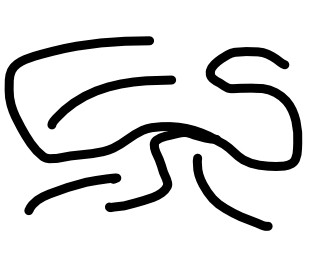
#> input picture W01.P1.bug_search/images/maze_0.png, 320 x 256 px
$ jupyter execute --allow-errors P1_bug_search.ipynb
#> lines starting #> are read from the running program, lines starting #| are printed output that depends on the picture; after the words box and inside, x2 and y2 are one past the last pixel; in counts of white or black regions, pixels touching at a corner belong together
# P1S: Bug Algorithms and State Space Search

This is the first assignment you will be asked to complete in the course. **Feel free to write up your solution in whatever format you like—e.g., in Microsoft Word or similar**—though if you've never tried it, I recommend that you try to learn LaTeX, the typesetting language. You can find the template [on Overleaf](https://www.overleaf.com/latex/templates/preparation-of-papers-for-ieee-sponsored-conferences-and-symposia/zfnqfzzzxghk); Overleaf is an online LaTeX editor with a free tier, so feel free to use that service to compose your writeups. It is perhaps the easiest option, particularly if you are not as familiar with LaTeX. While there is no space limit, please try to keep your plots compact so that they do not consume an enormous amount of space; mostly this helps readability (and therefore grading). You are allowed to work in small groups (2 or 3 students), but your solutions and your writeup should be your own.

I expect that your solutions will be written clearly; you should be trying to convince me through your writing that you have implemented and understand the algorithms. You should write in full sentences. It is not necessary to include paragraphs of text or supporting evidence, though you should feel free to add more detail when appropriate if you do not believe that your solutions as they exist are comprehensive (or are unsure if it they are correct and are seeking partial credit, since this helps us better identify where you may have made mistakes).

**I have tried my best to clearly mark PLOTS, IMAGES, QUESTION, etc., which are the items we are specifically looking for in your writeup.** These are the things we expect to see and will be used to evaluate your grade. For example, if a line is marked **PLOT**, we expect to see a plot for that particular objective in the writeup. The only exception is **TASK**, which is only there to highlight what you will need to accomplish as a prerequisite for other deliverables.

Questions are not all of equal weight, though we try to balance them so that each has value roughly comparable to how much time we expect each to take. I will discuss my grading scheme in the lectures and again once the first assignments are returned.

**You should submit both the PDF of your writeup and a .zip file containing your code (which may be a modified form of the assigned Jupyter notebook) on Canvas.** You should not include code snippets in your writeup unless it is explicitly asked for or you think it helps you explain your results or answer the question. We will not likely execute your code unless we are skeptical for academic integrity reasons. We may also use your code to evaluate partial credit on multi-part assignments.

## P1.1 Bug Algorithms

In class, I provided you with a (partial) implementation of the Bug 0 algorithm. Here we'll build on that implementation and implement Bug 1 and Bug 2, as discussed during the first lecture.

### P1.1.1 Running Bug 0

To get started, make sure that you can run the Bug 0 algorithm, which we discussed in class, on some starter maps. I have provided some starter code (which you probably shouldn't modify) and some plotting code in the following code blocks. Run these:

[cell 1]
# Starter code (modification not recommended)
import matplotlib.pyplot as plt
import numpy as np

OBSTACLE = 1
FREE = 0

rotate_cw_mat = np.array([[0, 1], [-1, 0]])
rotate_ccw_mat = np.array([[0, -1], [1, 0]])
rotate_ccw_mat_45 = np.array([[1, -1], [1, 1]]) / np.sqrt(2)


class BugRobot(object):
    def __init__(self, position, orientation):
        self.position = position
        self.orientation = orientation

    def _move_forward(self):
        self.position += self.orientation

    def _turn_out(self):
        self.orientation = rotate_ccw_mat @ self.orientation

    def _turn_out_45(self):
        self.orientation = np.round(rotate_ccw_mat_45 @ self.orientation).astype(int)

    def _turn_in(self):
        self.orientation = rotate_cw_mat @ self.orientation

    def is_on_line(self, line):
        manhattan_dist = np.abs(line[0] - self.position[0]) + np.abs(
            line[1] - self.position[1]
        )
        return np.min(manhattan_dist) < 0.5

    def follow_line(self, grid, line, goal=None):
        manhattan_dist = np.abs(line[0] - self.position[0]) + np.abs(
            line[1] - self.position[1]
        )
        ind = np.argwhere(manhattan_dist < 0.5)[0]

        # If reached the end, stop
        if ind == line.shape[1] - 1:
            return False

        # Move if possible
        if goal is not None:
            if np.linalg.norm(self.position - goal) > np.linalg.norm(
                line[:, ind + 1].T[0] - goal
            ):
                next_pos = line[:, ind + 1].T[0]
            else:
                next_pos = line[:, ind - 1].T[0]
        else:
            next_pos = line[:, ind + 1].T[0]
        orientation = next_pos.T - self.position
        self.orientation = np.array([round(orientation[0]), round(orientation[1])])
        if grid[next_pos[0], next_pos[1]] == OBSTACLE:
            return True
        else:
            self._move_forward()
            return False

    def follow_object(self, grid):
        p = self.position
        of = self.orientation
        ocw = rotate_cw_mat @ of
        occw = rotate_ccw_mat @ of

        is_wall_ahead = grid[p[0] + of[0], p[1] + of[1]] == OBSTACLE
        is_wall_side = grid[p[0] + ocw[0], p[1] + ocw[1]] == OBSTACLE

        if is_wall_ahead:
            # Turn out
            self._turn_out()
            self.follow_object(grid)
            # Correction if previous step was diagonal
            if sum(abs(self.orientation)) > 1:
                self._turn_out_45()
        elif is_wall_side:
            # Follow
            self._move_forward()
        else:
            # Turn in and move
            self._turn_in()
            self._move_forward()

            import numpy as np


def bresenham_points(start, target, scale=1, do_floor=True):
    """Get the points along a line using Bresenham's Algorithm.
    Using Bresenham's algorithm, this function returns a list of points foom the
    starting location to the target location. An optional scale argument can be
    passed to compute points at a fractional grid resolution. For example, if
    requesting the points between start=[0.0, 0.9] and target=[5.0, 1.9], we
    might want the line to "jump" earlier. Using scale=2 allows us to accomplish
    this:
    >>> bresenham_points(start=[0.0, 0.9], target=[5.0, 1.9], \
                         scale=1, do_floor=True)
    array([[0, 1, 2, 3, 4, 5],
           [0, 0, 0, 1, 1, 1]])
    >>> bresenham_points(start=[0.0, 0.9], target=[5.0, 1.9], \
                         scale=2, do_floor=True)
    array([[0, 1, 2, 3, 4, 5],
           [0, 1, 1, 1, 1, 1]])
    If the values are not "floored", all the sub-pixel point are returned:
    >>> bresenham_points(start=[0.0, 0.9], target=[5.0, 1.9], \
                         scale=2, do_floor=False)
    array([[ 0. ,  0.5,  1. ,  1.5,  2. ,  2.5,  3. ,  3.5,  4. ,  4.5,  5. ],
           [ 0.5,  0.5,  0.5,  1. ,  1. ,  1. ,  1. ,  1. ,  1.5,  1.5,  1.5]])
    Args:
        start (2x float): 2D starting point
        target (2x float): 2D ending point
        scale (int): Optional sub-pixel scale argument
        do_floor (Bool): Optional argument to return integer coordinates
            or fractional coordinages (for scale != 1)
    Returns: 2xN numpy array of N coordinates corresponding to points given by
        Bresenham's algorithm. (This includes the endpoints start and target.)
    """

    # Convert to integers
    upscaled_start_int = [int(scale * start[0]), int(scale * start[1])]
    upscaled_target_int = [int(scale * target[0]), int(scale * target[1])]

    upscaled_point = upscaled_start_int

    dx = upscaled_target_int[0] - upscaled_start_int[0]
    xstep = 1
    if dx < 0:
        dx = -dx
        xstep = -1

    dy = upscaled_target_int[1] - upscaled_start_int[1]
    ystep = 1
    if dy < 0:
        dy = -dy
        ystep = -1

    if dx == 0:
        # Vertical
        upsampled_points = np.zeros([2, dy + 1])
        for ii in range(dy + 1):
            upsampled_points[0, ii] = upscaled_point[0]
            upsampled_points[1, ii] = upscaled_point[1]
            upscaled_point[1] += ystep
    elif dy == 0:
        # Horizontal
        upsampled_points = np.zeros([2, dx + 1])
        for ii in range(dx + 1):
            upsampled_points[0, ii] = upscaled_point[0]
            upsampled_points[1, ii] = upscaled_point[1]
            upscaled_point[0] += xstep
    elif dx > dy:
        n = dx
        dy += dy
        e = dy - dx
        dx += dx

        upsampled_points = np.zeros([2, n + 1])
        for ii in range(n + 1):
            upsampled_points[0, ii] = upscaled_point[0]
            upsampled_points[1, ii] = upscaled_point[1]
            if e >= 0:
                upscaled_point[1] += ystep
                e -= dx
            e += dy
            upscaled_point[0] += xstep
    else:
        n = dy
        dx += dx
        e = dx - dy
        dy += dy

        upsampled_points = np.zeros([2, n + 1])
        for ii in range(n + 1):
            upsampled_points[0, ii] = upscaled_point[0]
            upsampled_points[1, ii] = upscaled_point[1]
            if e >= 0:
                upscaled_point[0] += xstep
                e -= dy
            e += dx
            upscaled_point[1] += ystep

    # Now return the collision state and the current pose
    points = 1.0 * upsampled_points / scale

    if do_floor is True:
        points = points.astype(int)
        indices = np.unique(points, axis=1, return_index=True)[1]
        points = np.array([points[:, ind] for ind in sorted(indices)]).T

    return points


def manhattan_path_length(path):
    return sum(np.linalg.norm(path[:, 1:] - path[:, :-1], ord=1, axis=0))


def plot_scene(ax, grid, robot=None, line=None, path=None):
    ax.imshow(1 - grid, cmap="gray", vmin=0, vmax=1)
    if line is not None:
        ax.plot(line[1], line[0], ".")

    if path is not None:
        num_points = path.shape[1]
        ax.scatter(
            path[1, ::-1],
            path[0, ::-1],
            c=range(num_points),
            s=np.linspace(4, 2, num=num_points) ** 2,
        )

    if robot is not None:
        plt.plot(robot.position[1], robot.position[0], "x")


def make_simple_grid():
    grid = np.zeros((30, 30))
    grid[10:15, 10:15] = OBSTACLE
    grid[14:20, 12:14] = OBSTACLE

    return grid


def make_hook_grid():
    grid = np.zeros((30, 30))
    grid[5:7, 14:26] = OBSTACLE  # Topmost bar
    grid[10:12, 10:20] = OBSTACLE  # Upper bar
    grid[10:24, 10:12] = OBSTACLE  # Bottom bar
    grid[20:24, 10:23] = OBSTACLE  # Left bar
    grid[7:24, 23:26] = OBSTACLE  # Right bar
    grid = grid[:, ::-1]

    return grid

[cell 2]
# Bug 0 (incomplete)


def bug_0(grid, start, goal, verbose=False, max_steps=1000):
    all_positions = []
    line = bresenham_points(start, goal)
    robot = BugRobot(position=start, orientation=np.array([1, 0]))

    follow_line = True
    for _ in range(max_steps):
        all_positions.append(robot.position.copy())
        if verbose:
            print(
                f"Position: {robot.position} | "
                f"Orientation: {robot.orientation} | "
                f"Is On Line: {robot.is_on_line(line)}"
            )

        if follow_line:
            # Follow the line until we cannot
            did_encounter_obstacle = robot.follow_line(grid, line)
            if did_encounter_obstacle:
                follow_line = False
        else:
            # Follow the object until we encounter
            robot.follow_object(grid)
            if robot.is_on_line(line):
                follow_line = True

        if (robot.position == goal).all():
            break

    return np.array(all_positions).T


# Plotting Code
plt.figure(dpi=125)

# - Simple Grid + Bug 0
plt.subplot(1, 2, 1)
grid = make_simple_grid()
start = np.array([3, 12])
goal = np.array([25, 8])
path = bug_0(grid, start, goal, verbose=False)
plot_scene(plt.gca(), grid, path=path)
plt.title(f"Bug 0: Simple Grid [d={int(manhattan_path_length(path))}]")
print(f"Travel Distance (Manhattan Norm) [simple]: {int(manhattan_path_length(path))}")

# - Hook Grid + Bug 0
plt.subplot(1, 2, 2)
grid = make_hook_grid()
start = np.array([3, 14])
goal = np.array([15, 14])
path = bug_0(grid, start, goal, verbose=False)
plot_scene(plt.gca(), grid, path=path)
plt.title(f"Bug 0: Hook Grid [d={int(manhattan_path_length(path))}]")
print(f"Travel Distance (Manhattan Norm) [hook]: {int(manhattan_path_length(path))}")

plt.show()
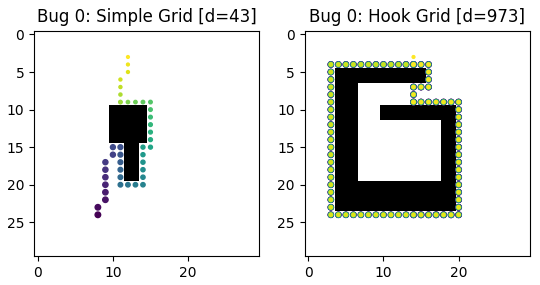
#> figure drawn by matplotlib, 2 panels

**PLOT** Include these two plots in your writeup.

**QUESTION** [2-3 sentences] (Include the answer in your writeup.) The path length in the Hook Grid example is very long and does not reach the goal. Briefly describe why this has occurred.

### P1.1.2 Bug 1

Implement Bug 1 and run the plotting code following it (see the next 2 code blocks). *Note*: I have given you some starter code down below that includes some structure for how the Bug 1 code should look. I have added comments and `NotImplementedError` messages to indicate where you should add new code. Be sure to take a look back at the lecture slides and pseudocode if you have trouble understanding what's going on. Also, notice that whenever you want to store `robot.position`, you must `copy()` it first; remembering this will help to avoid issues later on.

[cell 3]
# Starter code for P1.1 (Bug 1)
def bug_1(grid, start, goal, verbose=False, max_steps=1000):
    all_positions = []
    line = bresenham_points(start, goal)
    robot = BugRobot(position=start, orientation=np.array([1, 0]))

    follow_line = True
    looping_back = False
    for _ in range(max_steps):
        all_positions.append(robot.position.copy())

        # Break when we reach the goal
        if (robot.position == goal).all():
            break

        if verbose:
            print(
                f"Position: {robot.position} | "
                f"Orientation: {robot.orientation} | "
                f"Is On Line: {robot.is_on_line(line)}"
            )

        if follow_line:
            # Follow the line until we cannot
            did_encounter_obstacle = robot.follow_line(grid, line)
            if did_encounter_obstacle:
                follow_line = False
                # The robot remembers where it started.
                obstacle_start_position = robot.position.copy()
                obstacle_closest_position = robot.position.copy()
        elif looping_back:
            # Follow the object until we reach the closest point
            # and recompute the line.
            robot.follow_object(grid)
            if (robot.position == obstacle_closest_position).all():  # When should you stop looping back around the object and follow the line again?
                line = bresenham_points(robot.position, goal)
                looping_back = False
                follow_line = True
        else:
            # Follow the object until we loop back to our start position
            # Then set 'looping_back' to True
            robot.follow_object(grid)

            if np.linalg.norm(robot.position - goal) < np.linalg.norm(obstacle_closest_position - goal):
                obstacle_closest_position = robot.position.copy()

            if (robot.position == obstacle_start_position).all():
                if (obstacle_closest_position == obstacle_start_position).all():
                    obstacle_closest_position = robot.position.copy()
                    break #early termination if the closest position is the same as the start position
                looping_back = True


            #raise NotImplementedError(
               # "The bug 'remembers' the closest position here.Be sure to update it."
            #)
            #raise NotImplementedError(
              #  "When should we set 'looping back' to True? "
               # "This indicated when the robot is headed back around "
               # "again to return to the closest point."
            #)

    return np.array(all_positions).T

[cell 4]
# Plotting Code

from PIL import Image
import numpy as np
import matplotlib.pyplot as plt


def load_image(filepath):
    """Loads an image into a numpy array.
    Note: image will have 3 color channels [r, g, b]."""
    img = Image.open(filepath)
    return (np.asarray(img).astype(float) / 255)[:, :, :3]


plt.figure(dpi=150, figsize=(8, 8))

# - Simple Grid + Bug 1
plt.subplot(2, 2, 1)
grid = make_simple_grid()
start = np.array([3, 12])
goal = np.array([25, 8])
path = bug_1(grid, start, goal, verbose=False)
plot_scene(plt.gca(), grid, path=path)
plt.title(f"Bug 1: Simple Grid [d={int(manhattan_path_length(path))}]")
print(f"Travel Distance (Manhattan Norm) [simple]: {int(manhattan_path_length(path))}")

# - Hook Grid + Bug 1
plt.subplot(2, 2, 2)
grid = make_hook_grid()
start = np.array([3, 14])
goal = np.array([15, 14])
path = bug_1(grid, start, goal, verbose=False)
plot_scene(plt.gca(), grid, path=path)
plt.title(f"Bug 1: Hook Grid [d={int(manhattan_path_length(path))}]")
print(f"Travel Distance (Manhattan Norm) [hook]: {int(manhattan_path_length(path))}")

# - Maze 0 + Bug 1
plt.subplot(2, 2, 3)
grid = (load_image("images/maze_0.png")[:, :, 0] < 0.5).astype(int)
#> in load_image, img is the input picture: PIL image 320x256 RGB; min 0, max 255, mean 219.5
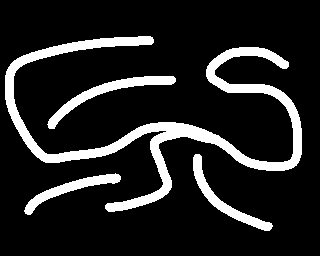
#> grid: shape (256, 320) int64; values 0 (black) and 1 (white), 13.9% white; 4 white regions, box (x1, y1, x2, y2) and area: (5, 36, 302, 212) 8166, (47, 76, 176, 129) 1252, (193, 154, 273, 231) 1031, (24, 173, 121, 215) 938
start = np.array([10, 10])
goal = np.array([190, 190])
path = bug_1(grid, start, goal, verbose=False, max_steps=10000)
plot_scene(plt.gca(), grid, path=path)
plt.title(f"Bug 1: Maze 0 [d={int(manhattan_path_length(path))}]")
print(f"Travel Distance (Manhattan Norm) [maze 0]: {int(manhattan_path_length(path))}")
#| Travel Distance (Manhattan Norm) [maze 0]: 3832

# - Maze 1 + Bug 1
plt.subplot(2, 2, 4)
grid = (load_image("images/maze_1.png")[:, :, 0] < 0.5).astype(int)
#> call 2 of load_image, with filepath = 'images/maze_1.png'
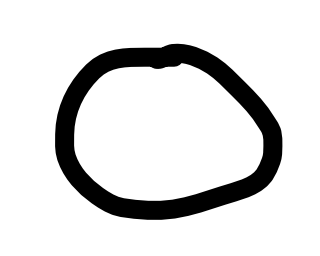
#> input picture W01.P1.bug_search/images/maze_1.png, 320 x 256 px
#> in load_image, img is the input picture: PIL image 320x256 RGB; min 0, max 255, mean 220.3
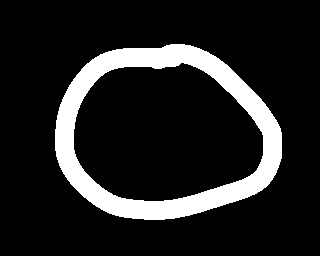
#> grid: shape (256, 320) int64; values 0 (black) and 1 (white), 13.6% white; 1 white region, box (x1, y1, x2, y2) and area: (55, 44, 282, 220) 11130
start = np.array([10, 10])
goal = np.array([150, 150])
path = bug_1(grid, start, goal, verbose=False, max_steps=10000)
plot_scene(plt.gca(), grid, path=path)
plt.title(f"Bug 1: Maze 1 [d={int(manhattan_path_length(path))}]")
print(f"Travel Distance (Manhattan Norm) [maze 1]: {int(manhattan_path_length(path))}")
#| Travel Distance (Manhattan Norm) [maze 1]: 2305


plt.show()
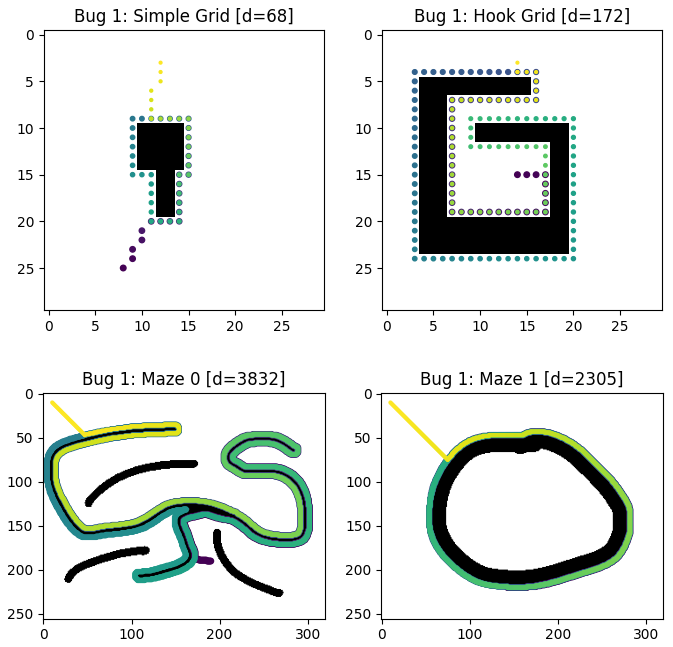
#> figure drawn by matplotlib, 4 panels
#> (the rest of the program and of its run is left out)
